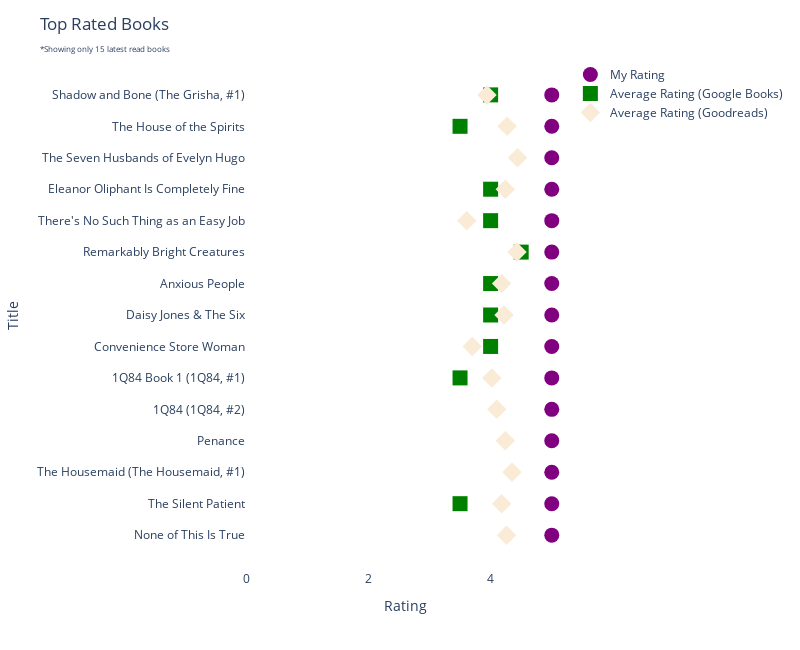

The notebook cell this image was saved under:
### Code cell
import plotly.express as px

def create_scatter_plot(data, title, top_rated=True):
    # Define custom colors
    my_rating_color = 'purple'
    google_books_color = 'green'
    goodreads_color = 'antiquewhite'

    # Filter the data where My_Rating > 0 since this would include non-rated books
    filtered_data = data[data['My_Rating'] > 0]

    # Sort the filtered data by your own rating in ascending order for bottom-rated books
    if top_rated:
        filtered_data = filtered_data.sort_values(['My_Rating', 'Date_Read'], ascending=False)
    else: 
        filtered_data = filtered_data.sort_values(['My_Rating', 'Date_Read'], ascending=True)

    # Select the top 10 books based on your own rating
    top_books = filtered_data.head(15)

    # Create the figure object
    fig = px.scatter()

    # Add trace for My Rating as dots
    fig.add_trace(go.Scatter(
        x=top_books['My_Rating'],
        y=top_books['Title'],
        mode='markers',
        name='My Rating',
        marker=dict(color=my_rating_color, symbol='circle', size=15),
    ))

    # Add trace for Average_Rating_GoogleBooks as dots with a different color and shape
    fig.add_trace(go.Scatter(
        x=top_books['Average_Rating_GoogleBooks'],
        y=top_books['Title'],
        mode='markers',
        name='Average Rating (Google Books)',
        marker=dict(color=google_books_color, symbol='square', size=15),
    ))

    # Add trace for Average_Rating_Goodreads as dots with a different color and shape
    fig.add_trace(go.Scatter(
        x=top_books['Average_Rating_Goodreads'],
        y=top_books['Title'],
        mode='markers',
        name='Average Rating (Goodreads)',
        marker=dict(color=goodreads_color, symbol='diamond', size=15),
    ))

    # Update the layout
    fig.update_layout(
        title= f'{title}<br><span style="font-size: 8px;">*Showing only 15 latest read books</span>',
        height=650,  # Adjust the height as needed
        width=800,
        plot_bgcolor='rgba(255, 255, 255, 1)',
        paper_bgcolor='rgba(255, 255, 255, 1)',
        yaxis=dict(title='Title', side='top', showticklabels=True),
        xaxis=dict(
            title='Rating',
            range=[0, 5.2],  # Set the X-axis range from 0 to 5
        ),
    )

    return fig

# Call the function for top-rated books
fig_top_rated = create_scatter_plot(myreads, 'Top Rated Books', top_rated=True)

# Call the function for bottom-rated books
fig_bottom_rated = create_scatter_plot(myreads, 'Bottom Rated Books', top_rated=False)

# Show both figures
fig_top_rated.show()
fig_bottom_rated.show()

### Figure 1 — Plotly figure (JSON) as saved in the notebook; plotly's stock layout.template omitted (floating-point values rounded to 4 significant figures)
{"data": [{"hovertemplate": "<extra></extra>", "legendgroup": "", "marker": {"color": "#636efa", "symbol": "circle"}, "mode": "markers", "name": "", "orientation": "v", "showlegend": false, "type": "scatter", "xaxis": "x", "yaxis": "y"}, {"marker": {"color": "purple", "size": 15, "symbol": "circle"}, "mode": "markers", "name": "My Rating", "type": "scatter", "x": [5, 5, 5, 5, 5, 5, 5, 5, 5, 5, 5, 5, 5, 5, 5], "y": ["None of This Is True", "The Silent Patient", "The Housemaid (The Housemaid, #1)", "Penance", "1Q84 (1Q84, #2)", "1Q84 Book 1 (1Q84, #1)", "Convenience Store Woman", "Daisy Jones & The Six", "Anxious People", "Remarkably Bright Creatures", "There's No Such Thing as an Easy Job", "Eleanor Oliphant Is Completely Fine", "The Seven Husbands of Evelyn Hugo", "The House of the Spirits", "Shadow and Bone (The Grisha, #1)"]}, {"marker": {"color": "green", "size": 15, "symbol": "square"}, "mode": "markers", "name": "Average Rating (Google Books)", "type": "scatter", "x": [null, 3.5, null, null, null, 3.5, 4, 4, 4, 4.5, 4, 4, null, 3.5, 4], "y": ["None of This Is True", "The Silent Patient", "The Housemaid (The Housemaid, #1)", "Penance", "1Q84 (1Q84, #2)", "1Q84 Book 1 (1Q84, #1)", "Convenience Store Woman", "Daisy Jones & The Six", "Anxious People", "Remarkably Bright Creatures", "There's No Such Thing as an Easy Job", "Eleanor Oliphant Is Completely Fine", "The Seven Husbands of Evelyn Hugo", "The House of the Spirits", "Shadow and Bone (The Grisha, #1)"]}, {"marker": {"color": "antiquewhite", "size": 15, "symbol": "diamond"}, "mode": "markers", "name": "Average Rating (Goodreads)", "type": "scatter", "x": [4.26, 4.18, 4.35, 4.24, 4.1, 4.02, 3.7, 4.22, 4.18, 4.43, 3.61, 4.24, 4.44, 4.27, 3.94], "y": ["None of This Is True", "The Silent Patient", "The Housemaid (The Housemaid, #1)", "Penance", "1Q84 (1Q84, #2)", "1Q84 Book 1 (1Q84, #1)", "Convenience Store Woman", "Daisy Jones & The Six", "Anxious People", "Remarkably Bright Creatures", "There's No Such Thing as an Easy Job", "Eleanor Oliphant Is Completely Fine", "The Seven Husbands of Evelyn Hugo", "The House of the Spirits", "Shadow and Bone (The Grisha, #1)"]}], "layout": {"height": 650, "legend": {"tracegroupgap": 0}, "margin": {"t": 60}, "paper_bgcolor": "rgba(255, 255, 255, 1)", "plot_bgcolor": "rgba(255, 255, 255, 1)", "title": {"text": "Top Rated Books<br><span style=\"font-size: 8px;\">*Showing only 15 latest read books</span>"}, "width": 800, "xaxis": {"anchor": "y", "domain": [0, 1], "range": [0, 5.2], "title": {"text": "Rating"}}, "yaxis": {"anchor": "x", "domain": [0, 1], "showticklabels": true, "side": "top", "title": {"text": "Title"}}}}
